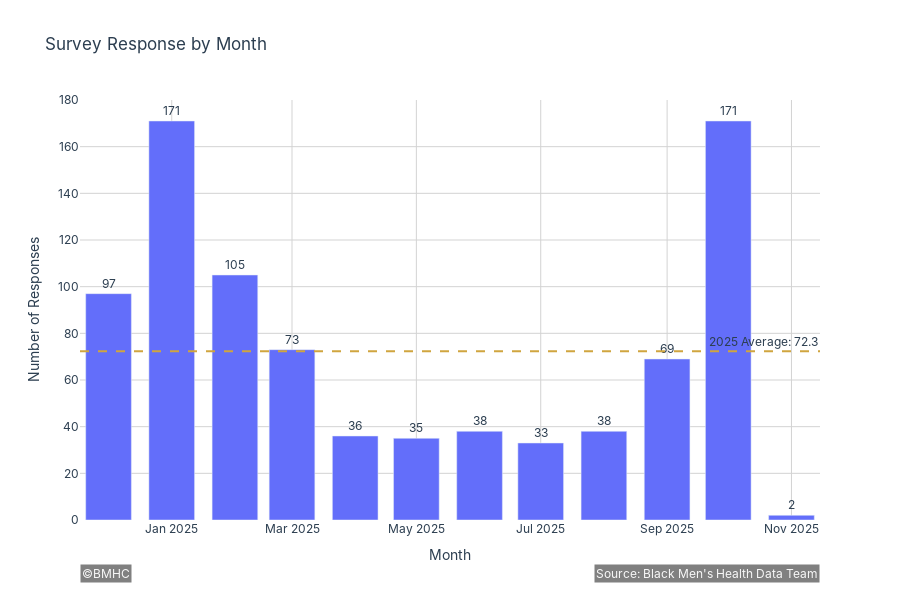

Source (notebook cell):
### Markdown cell above
- All analysis will be conducted primarily on the client satisfaction dataset. Will not require data transformation. Our analysis will be query based and then visualized via python library (plotly for interactive, matplotlib for static)

### Code cell
# Create dataset for visual
query = """
SELECT 
    YEAR(timestamp) as year,
    MONTH(timestamp) as month,
    COUNT(*) as responses
FROM client_satisfaction
GROUP BY YEAR(timestamp), MONTH(timestamp)
ORDER BY year, month
"""

df = pd.read_sql(query, engine)

df['date'] = pd.to_datetime(df[['year', 'month']].assign(day=1))

# Basic interactive bar chart
fig = px.bar(df, 
             x='date', 
             y='responses',
             title='Survey Response by Month',
             labels={'date': 'Month', 'responses': 'Number of Responses'},
             hover_data={'year': True, 'month': True})

# Add mean line
fig.add_hline(y=df['responses'].mean(), 
              line_dash="dash", 
              line_color=BMHC_COLORS['gold'],
              annotation_text=f"2025 Average: {df['responses'].mean():.1f}")

# Customize layout
fig.update_layout(
    xaxis_title='Month',
    yaxis_title='Number of Responses',
    hovermode='x unified',
    height=600,
    showlegend=True
)

# Add text on bars
fig.update_traces(texttemplate='%{y}', textposition='outside')
apply_plotly_style(fig)
fig.show()

### Figure 1 — Plotly figure (JSON) as saved in the notebook; plotly's stock layout.template omitted (floating-point values rounded to 4 significant figures)
{"data": [{"customdata": [[2024, 12], [2025, 1], [2025, 2], [2025, 3], [2025, 4], [2025, 5], [2025, 6], [2025, 7], [2025, 8], [2025, 9], [2025, 10], [2025, 11]], "hovertemplate": "Month=%{x}<br>Number of Responses=%{y}<br>year=%{customdata[0]}<br>month=%{customdata[1]}<extra></extra>", "legendgroup": "", "marker": {"color": "#636efa", "pattern": {"shape": ""}}, "name": "", "orientation": "v", "showlegend": false, "textposition": "outside", "texttemplate": "%{y}", "type": "bar", "x": ["2024-12-01T00:00:00.000000000", "2025-01-01T00:00:00.000000000", "2025-02-01T00:00:00.000000000", "2025-03-01T00:00:00.000000000", "2025-04-01T00:00:00.000000000", "2025-05-01T00:00:00.000000000", "2025-06-01T00:00:00.000000000", "2025-07-01T00:00:00.000000000", "2025-08-01T00:00:00.000000000", "2025-09-01T00:00:00.000000000", "2025-10-01T00:00:00.000000000", "2025-11-01T00:00:00.000000000"], "xaxis": "x", "y": [97, 171, 105, 73, 36, 35, 38, 33, 38, 69, 171, 2], "yaxis": "y"}], "layout": {"annotations": [{"showarrow": false, "text": "2025 Average: 72.3", "x": 1, "xanchor": "right", "xref": "x domain", "y": 72.33, "yanchor": "bottom", "yref": "y"}, {"bgcolor": "gray", "font": {"color": "#f8f8f8", "size": 12}, "showarrow": false, "text": "©BMHC", "x": 0, "xanchor": "left", "xref": "paper", "y": -0.15, "yref": "paper"}, {"bgcolor": "gray", "font": {"color": "#f8f8f8", "size": 12}, "showarrow": false, "text": "Source: Black Men's Health Data Team", "x": 1, "xanchor": "right", "xref": "paper", "y": -0.15, "yref": "paper"}], "barmode": "relative", "font": {"color": "#2c3e50", "family": "Inter"}, "height": 600, "hovermode": "x unified", "legend": {"tracegroupgap": 0}, "paper_bgcolor": "white", "plot_bgcolor": "rgba(0,0,0,0)", "shapes": [{"line": {"color": "#d0a53f", "dash": "dash"}, "type": "line", "x0": 0, "x1": 1, "xref": "x domain", "y0": 72.33, "y1": 72.33, "yref": "y"}], "showlegend": true, "title": {"text": "Survey Response by Month"}, "xaxis": {"anchor": "y", "domain": [0, 1], "gridcolor": "#d3d3d3", "gridwidth": 1, "showgrid": true, "title": {"text": "Month"}}, "yaxis": {"anchor": "x", "domain": [0, 1], "gridcolor": "#d3d3d3", "gridwidth": 1, "showgrid": true, "title": {"text": "Number of Responses"}}}}
